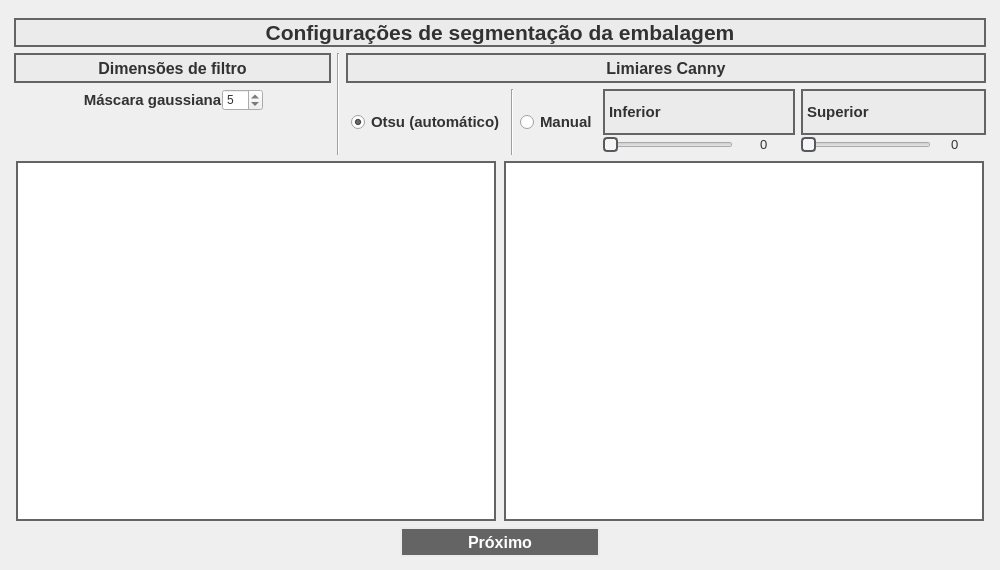
<?xml version="1.0" encoding="UTF-8"?>
<ui version="4.0">
 <class>Dialog</class>
 <widget class="QDialog" name="Dialog">
  <property name="geometry">
   <rect>
    <x>0</x>
    <y>0</y>
    <width>1000</width>
    <height>570</height>
   </rect>
  </property>
  <property name="sizePolicy">
   <sizepolicy hsizetype="Preferred" vsizetype="Preferred">
    <horstretch>0</horstretch>
    <verstretch>0</verstretch>
   </sizepolicy>
  </property>
  <property name="minimumSize">
   <size>
    <width>1000</width>
    <height>570</height>
   </size>
  </property>
  <property name="maximumSize">
   <size>
    <width>1000</width>
    <height>570</height>
   </size>
  </property>
  <property name="windowTitle">
   <string>Dialog</string>
  </property>
  <widget class="QWidget" name="">
   <property name="geometry">
    <rect>
     <x>14</x>
     <y>18</y>
     <width>972</width>
     <height>539</height>
    </rect>
   </property>
   <layout class="QVBoxLayout" name="verticalLayout_4">
    <item>
     <widget class="QLabel" name="label_33">
      <property name="font">
       <font>
        <pointsize>16</pointsize>
        <weight>75</weight>
        <bold>true</bold>
       </font>
      </property>
      <property name="styleSheet">
       <string notr="true">background-color: rgb(235, 235, 235);
color: rgb(50, 50, 50);
border-color: rgb(100, 100, 100);
border-width : 2px;
border-style:solid;</string>
      </property>
      <property name="text">
       <string>Configurações de segmentação da embalagem</string>
      </property>
      <property name="alignment">
       <set>Qt::AlignCenter</set>
      </property>
     </widget>
    </item>
    <item>
     <layout class="QVBoxLayout" name="verticalLayout_3">
      <item>
       <layout class="QHBoxLayout" name="horizontalLayout_7">
        <item>
         <layout class="QVBoxLayout" name="verticalLayout">
          <item>
           <widget class="QLabel" name="label_10">
            <property name="sizePolicy">
             <sizepolicy hsizetype="Preferred" vsizetype="Fixed">
              <horstretch>0</horstretch>
              <verstretch>0</verstretch>
             </sizepolicy>
            </property>
            <property name="minimumSize">
             <size>
              <width>0</width>
              <height>30</height>
             </size>
            </property>
            <property name="maximumSize">
             <size>
              <width>16777215</width>
              <height>30</height>
             </size>
            </property>
            <property name="font">
             <font>
              <pointsize>12</pointsize>
              <weight>75</weight>
              <bold>true</bold>
             </font>
            </property>
            <property name="autoFillBackground">
             <bool>false</bool>
            </property>
            <property name="styleSheet">
             <string notr="true">background-color: rgb(235, 235, 235);
color: rgb(50, 50, 50);
border-color: rgb(100, 100, 100);
border-width : 2px;
border-style:solid;</string>
            </property>
            <property name="text">
             <string>Dimensões de filtro</string>
            </property>
            <property name="alignment">
             <set>Qt::AlignCenter</set>
            </property>
           </widget>
          </item>
          <item>
           <layout class="QHBoxLayout" name="horizontalLayout_11">
            <property name="spacing">
             <number>0</number>
            </property>
            <item>
             <spacer name="horizontalSpacer_9">
              <property name="orientation">
               <enum>Qt::Horizontal</enum>
              </property>
              <property name="sizeHint" stdset="0">
               <size>
                <width>40</width>
                <height>20</height>
               </size>
              </property>
             </spacer>
            </item>
            <item>
             <widget class="QLabel" name="label_7">
              <property name="sizePolicy">
               <sizepolicy hsizetype="Preferred" vsizetype="Fixed">
                <horstretch>0</horstretch>
                <verstretch>0</verstretch>
               </sizepolicy>
              </property>
              <property name="font">
               <font>
                <pointsize>11</pointsize>
                <weight>75</weight>
                <bold>true</bold>
               </font>
              </property>
              <property name="styleSheet">
               <string notr="true">color: rgb(50, 50, 50);</string>
              </property>
              <property name="text">
               <string>Máscara gaussiana</string>
              </property>
              <property name="alignment">
               <set>Qt::AlignCenter</set>
              </property>
             </widget>
            </item>
            <item>
             <widget class="QSpinBox" name="gaussian_kernel_spin_box">
              <property name="sizePolicy">
               <sizepolicy hsizetype="Fixed" vsizetype="Fixed">
                <horstretch>0</horstretch>
                <verstretch>0</verstretch>
               </sizepolicy>
              </property>
              <property name="styleSheet">
               <string notr="true">color: rgb(50, 50, 50);
</string>
              </property>
              <property name="readOnly">
               <bool>false</bool>
              </property>
              <property name="minimum">
               <number>3</number>
              </property>
              <property name="maximum">
               <number>49</number>
              </property>
              <property name="singleStep">
               <number>2</number>
              </property>
              <property name="value">
               <number>5</number>
              </property>
             </widget>
            </item>
            <item>
             <spacer name="horizontalSpacer_16">
              <property name="orientation">
               <enum>Qt::Horizontal</enum>
              </property>
              <property name="sizeType">
               <enum>QSizePolicy::Expanding</enum>
              </property>
              <property name="sizeHint" stdset="0">
               <size>
                <width>40</width>
                <height>10</height>
               </size>
              </property>
             </spacer>
            </item>
           </layout>
          </item>
          <item>
           <spacer name="verticalSpacer">
            <property name="orientation">
             <enum>Qt::Vertical</enum>
            </property>
            <property name="sizeHint" stdset="0">
             <size>
              <width>20</width>
              <height>40</height>
             </size>
            </property>
           </spacer>
          </item>
         </layout>
        </item>
        <item>
         <widget class="Line" name="line_2">
          <property name="orientation">
           <enum>Qt::Vertical</enum>
          </property>
         </widget>
        </item>
        <item>
         <layout class="QVBoxLayout" name="verticalLayout_2">
          <item>
           <widget class="QLabel" name="label_9">
            <property name="sizePolicy">
             <sizepolicy hsizetype="Preferred" vsizetype="Fixed">
              <horstretch>0</horstretch>
              <verstretch>0</verstretch>
             </sizepolicy>
            </property>
            <property name="minimumSize">
             <size>
              <width>0</width>
              <height>30</height>
             </size>
            </property>
            <property name="maximumSize">
             <size>
              <width>16777215</width>
              <height>30</height>
             </size>
            </property>
            <property name="font">
             <font>
              <pointsize>12</pointsize>
              <weight>75</weight>
              <bold>true</bold>
             </font>
            </property>
            <property name="autoFillBackground">
             <bool>false</bool>
            </property>
            <property name="styleSheet">
             <string notr="true">background-color: rgb(235, 235, 235);
color: rgb(50, 50, 50);
border-color: rgb(100, 100, 100);
border-width : 2px;
border-style:solid;</string>
            </property>
            <property name="text">
             <string>Limiares Canny</string>
            </property>
            <property name="alignment">
             <set>Qt::AlignCenter</set>
            </property>
           </widget>
          </item>
          <item>
           <layout class="QHBoxLayout" name="horizontalLayout_5">
            <item>
             <spacer name="horizontalSpacer_5">
              <property name="orientation">
               <enum>Qt::Horizontal</enum>
              </property>
              <property name="sizeType">
               <enum>QSizePolicy::Fixed</enum>
              </property>
              <property name="sizeHint" stdset="0">
               <size>
                <width>5</width>
                <height>20</height>
               </size>
              </property>
             </spacer>
            </item>
            <item>
             <widget class="QRadioButton" name="otsu_radio_button">
              <property name="font">
               <font>
                <pointsize>11</pointsize>
                <weight>75</weight>
                <bold>true</bold>
               </font>
              </property>
              <property name="styleSheet">
               <string notr="true">color: rgb(50, 50, 50);</string>
              </property>
              <property name="text">
               <string>Otsu (automático)</string>
              </property>
              <property name="checked">
               <bool>true</bool>
              </property>
              <attribute name="buttonGroup">
               <string notr="true">canny_threshold_button_group</string>
              </attribute>
             </widget>
            </item>
            <item>
             <layout class="QHBoxLayout" name="horizontalLayout_4">
              <item>
               <widget class="Line" name="line">
                <property name="orientation">
                 <enum>Qt::Vertical</enum>
                </property>
               </widget>
              </item>
              <item>
               <widget class="QRadioButton" name="manual_radio_button">
                <property name="font">
                 <font>
                  <pointsize>11</pointsize>
                  <weight>75</weight>
                  <bold>true</bold>
                 </font>
                </property>
                <property name="styleSheet">
                 <string notr="true">color: rgb(50, 50, 50);</string>
                </property>
                <property name="text">
                 <string>Manual</string>
                </property>
                <attribute name="buttonGroup">
                 <string notr="true">canny_threshold_button_group</string>
                </attribute>
               </widget>
              </item>
              <item>
               <layout class="QHBoxLayout" name="horizontalLayout_3">
                <item>
                 <layout class="QVBoxLayout" name="verticalLayout_5">
                  <property name="spacing">
                   <number>0</number>
                  </property>
                  <item>
                   <widget class="QLabel" name="label">
                    <property name="sizePolicy">
                     <sizepolicy hsizetype="Preferred" vsizetype="Preferred">
                      <horstretch>0</horstretch>
                      <verstretch>0</verstretch>
                     </sizepolicy>
                    </property>
                    <property name="font">
                     <font>
                      <pointsize>11</pointsize>
                      <weight>75</weight>
                      <bold>true</bold>
                     </font>
                    </property>
                    <property name="styleSheet">
                     <string notr="true">background-color: rgb(235, 235, 235);
color: rgb(50, 50, 50);
border-color: rgb(100, 100, 100);
border-width : 2px;
border-style:solid;</string>
                    </property>
                    <property name="text">
                     <string>Inferior</string>
                    </property>
                    <property name="alignment">
                     <set>Qt::AlignLeading|Qt::AlignLeft|Qt::AlignVCenter</set>
                    </property>
                   </widget>
                  </item>
                  <item>
                   <layout class="QHBoxLayout" name="horizontalLayout">
                    <property name="spacing">
                     <number>7</number>
                    </property>
                    <item>
                     <widget class="QSlider" name="lower_canny_slider">
                      <property name="enabled">
                       <bool>false</bool>
                      </property>
                      <property name="sizePolicy">
                       <sizepolicy hsizetype="Fixed" vsizetype="Fixed">
                        <horstretch>0</horstretch>
                        <verstretch>0</verstretch>
                       </sizepolicy>
                      </property>
                      <property name="minimumSize">
                       <size>
                        <width>130</width>
                        <height>0</height>
                       </size>
                      </property>
                      <property name="maximumSize">
                       <size>
                        <width>150</width>
                        <height>16777215</height>
                       </size>
                      </property>
                      <property name="styleSheet">
                       <string notr="true">QSlider::handle:horizontal {
    background: rgb(245, 245, 245);
    border: 2px solid #565a5e;
    width: 24px;
    height: 8px;
    border-radius: 4px;
}</string>
                      </property>
                      <property name="maximum">
                       <number>255</number>
                      </property>
                      <property name="singleStep">
                       <number>1</number>
                      </property>
                      <property name="pageStep">
                       <number>10</number>
                      </property>
                      <property name="orientation">
                       <enum>Qt::Horizontal</enum>
                      </property>
                      <property name="tickInterval">
                       <number>1</number>
                      </property>
                     </widget>
                    </item>
                    <item>
                     <spacer name="horizontalSpacer_3">
                      <property name="sizePolicy">
                       <sizepolicy hsizetype="Fixed" vsizetype="Minimum">
                        <horstretch>0</horstretch>
                        <verstretch>0</verstretch>
                       </sizepolicy>
                      </property>
                      <property name="orientation">
                       <enum>Qt::Horizontal</enum>
                      </property>
                      <property name="sizeType">
                       <enum>QSizePolicy::Fixed</enum>
                      </property>
                      <property name="sizeHint" stdset="0">
                       <size>
                        <width>20</width>
                        <height>20</height>
                       </size>
                      </property>
                     </spacer>
                    </item>
                    <item>
                     <widget class="QLabel" name="lower_canny_label">
                      <property name="sizePolicy">
                       <sizepolicy hsizetype="Fixed" vsizetype="Fixed">
                        <horstretch>0</horstretch>
                        <verstretch>0</verstretch>
                       </sizepolicy>
                      </property>
                      <property name="minimumSize">
                       <size>
                        <width>35</width>
                        <height>0</height>
                       </size>
                      </property>
                      <property name="font">
                       <font>
                        <pointsize>10</pointsize>
                       </font>
                      </property>
                      <property name="styleSheet">
                       <string notr="true">color: rgb(50, 50, 50);
</string>
                      </property>
                      <property name="text">
                       <string>0</string>
                      </property>
                     </widget>
                    </item>
                   </layout>
                  </item>
                 </layout>
                </item>
                <item>
                 <layout class="QVBoxLayout" name="verticalLayout_6">
                  <property name="spacing">
                   <number>0</number>
                  </property>
                  <item>
                   <widget class="QLabel" name="label_2">
                    <property name="sizePolicy">
                     <sizepolicy hsizetype="Preferred" vsizetype="Preferred">
                      <horstretch>0</horstretch>
                      <verstretch>0</verstretch>
                     </sizepolicy>
                    </property>
                    <property name="font">
                     <font>
                      <pointsize>11</pointsize>
                      <weight>75</weight>
                      <bold>true</bold>
                     </font>
                    </property>
                    <property name="styleSheet">
                     <string notr="true">background-color: rgb(235, 235, 235);
color: rgb(50, 50, 50);
border-color: rgb(100, 100, 100);
border-width : 2px;
border-style:solid;</string>
                    </property>
                    <property name="text">
                     <string>Superior</string>
                    </property>
                    <property name="alignment">
                     <set>Qt::AlignLeading|Qt::AlignLeft|Qt::AlignVCenter</set>
                    </property>
                   </widget>
                  </item>
                  <item>
                   <layout class="QHBoxLayout" name="horizontalLayout_2">
                    <item>
                     <widget class="QSlider" name="upper_canny_slider">
                      <property name="enabled">
                       <bool>false</bool>
                      </property>
                      <property name="sizePolicy">
                       <sizepolicy hsizetype="Fixed" vsizetype="Fixed">
                        <horstretch>0</horstretch>
                        <verstretch>0</verstretch>
                       </sizepolicy>
                      </property>
                      <property name="minimumSize">
                       <size>
                        <width>130</width>
                        <height>0</height>
                       </size>
                      </property>
                      <property name="maximumSize">
                       <size>
                        <width>150</width>
                        <height>16777215</height>
                       </size>
                      </property>
                      <property name="styleSheet">
                       <string notr="true">QSlider::handle:horizontal {
    background: rgb(245, 245, 245);
    border: 2px solid #565a5e;
    width: 24px;
    height: 8px;
    border-radius: 4px;
}</string>
                      </property>
                      <property name="maximum">
                       <number>255</number>
                      </property>
                      <property name="orientation">
                       <enum>Qt::Horizontal</enum>
                      </property>
                      <property name="tickInterval">
                       <number>1</number>
                      </property>
                     </widget>
                    </item>
                    <item>
                     <spacer name="horizontalSpacer_4">
                      <property name="sizePolicy">
                       <sizepolicy hsizetype="Fixed" vsizetype="Minimum">
                        <horstretch>0</horstretch>
                        <verstretch>0</verstretch>
                       </sizepolicy>
                      </property>
                      <property name="orientation">
                       <enum>Qt::Horizontal</enum>
                      </property>
                      <property name="sizeType">
                       <enum>QSizePolicy::Fixed</enum>
                      </property>
                      <property name="sizeHint" stdset="0">
                       <size>
                        <width>20</width>
                        <height>20</height>
                       </size>
                      </property>
                     </spacer>
                    </item>
                    <item>
                     <widget class="QLabel" name="upper_canny_label">
                      <property name="sizePolicy">
                       <sizepolicy hsizetype="Fixed" vsizetype="Fixed">
                        <horstretch>0</horstretch>
                        <verstretch>0</verstretch>
                       </sizepolicy>
                      </property>
                      <property name="minimumSize">
                       <size>
                        <width>35</width>
                        <height>0</height>
                       </size>
                      </property>
                      <property name="font">
                       <font>
                        <pointsize>10</pointsize>
                       </font>
                      </property>
                      <property name="styleSheet">
                       <string notr="true">color: rgb(50, 50, 50);
</string>
                      </property>
                      <property name="text">
                       <string>0</string>
                      </property>
                     </widget>
                    </item>
                   </layout>
                  </item>
                 </layout>
                </item>
               </layout>
              </item>
             </layout>
            </item>
           </layout>
          </item>
         </layout>
        </item>
       </layout>
      </item>
      <item>
       <layout class="QHBoxLayout" name="horizontalLayout_6">
        <item>
         <widget class="QGraphicsView" name="segmentation_graphics_view">
          <property name="sizePolicy">
           <sizepolicy hsizetype="Fixed" vsizetype="Fixed">
            <horstretch>0</horstretch>
            <verstretch>0</verstretch>
           </sizepolicy>
          </property>
          <property name="minimumSize">
           <size>
            <width>480</width>
            <height>360</height>
           </size>
          </property>
          <property name="maximumSize">
           <size>
            <width>480</width>
            <height>360</height>
           </size>
          </property>
          <property name="styleSheet">
           <string notr="true">border-color: rgb(100, 100, 100);
border-width : 2px;
border-style:solid;</string>
          </property>
          <property name="alignment">
           <set>Qt::AlignRight|Qt::AlignTrailing|Qt::AlignVCenter</set>
          </property>
         </widget>
        </item>
        <item>
         <widget class="QGraphicsView" name="graphics_view">
          <property name="sizePolicy">
           <sizepolicy hsizetype="Fixed" vsizetype="Fixed">
            <horstretch>0</horstretch>
            <verstretch>0</verstretch>
           </sizepolicy>
          </property>
          <property name="minimumSize">
           <size>
            <width>480</width>
            <height>360</height>
           </size>
          </property>
          <property name="maximumSize">
           <size>
            <width>480</width>
            <height>360</height>
           </size>
          </property>
          <property name="styleSheet">
           <string notr="true">border-color: rgb(100, 100, 100);
border-width : 2px;
border-style:solid;</string>
          </property>
          <property name="alignment">
           <set>Qt::AlignRight|Qt::AlignTrailing|Qt::AlignVCenter</set>
          </property>
         </widget>
        </item>
       </layout>
      </item>
     </layout>
    </item>
    <item>
     <layout class="QHBoxLayout" name="horizontalLayout_8">
      <item>
       <spacer name="horizontalSpacer">
        <property name="orientation">
         <enum>Qt::Horizontal</enum>
        </property>
        <property name="sizeHint" stdset="0">
         <size>
          <width>40</width>
          <height>20</height>
         </size>
        </property>
       </spacer>
      </item>
      <item>
       <widget class="QPushButton" name="next_push_button">
        <property name="sizePolicy">
         <sizepolicy hsizetype="Fixed" vsizetype="Fixed">
          <horstretch>0</horstretch>
          <verstretch>0</verstretch>
         </sizepolicy>
        </property>
        <property name="minimumSize">
         <size>
          <width>200</width>
          <height>30</height>
         </size>
        </property>
        <property name="maximumSize">
         <size>
          <width>200</width>
          <height>30</height>
         </size>
        </property>
        <property name="font">
         <font>
          <pointsize>12</pointsize>
          <weight>75</weight>
          <bold>true</bold>
         </font>
        </property>
        <property name="styleSheet">
         <string notr="true">background-color: rgb(100, 100, 100);
color: rgb(255, 255, 255);
border-color: rgb(235, 235, 235);
border-width : 2px;
border-style:solid;</string>
        </property>
        <property name="text">
         <string>Próximo</string>
        </property>
       </widget>
      </item>
      <item>
       <spacer name="horizontalSpacer_2">
        <property name="orientation">
         <enum>Qt::Horizontal</enum>
        </property>
        <property name="sizeHint" stdset="0">
         <size>
          <width>40</width>
          <height>20</height>
         </size>
        </property>
       </spacer>
      </item>
     </layout>
    </item>
   </layout>
  </widget>
 </widget>
 <resources/>
 <connections/>
 <buttongroups>
  <buttongroup name="canny_threshold_button_group"/>
 </buttongroups>
</ui>
